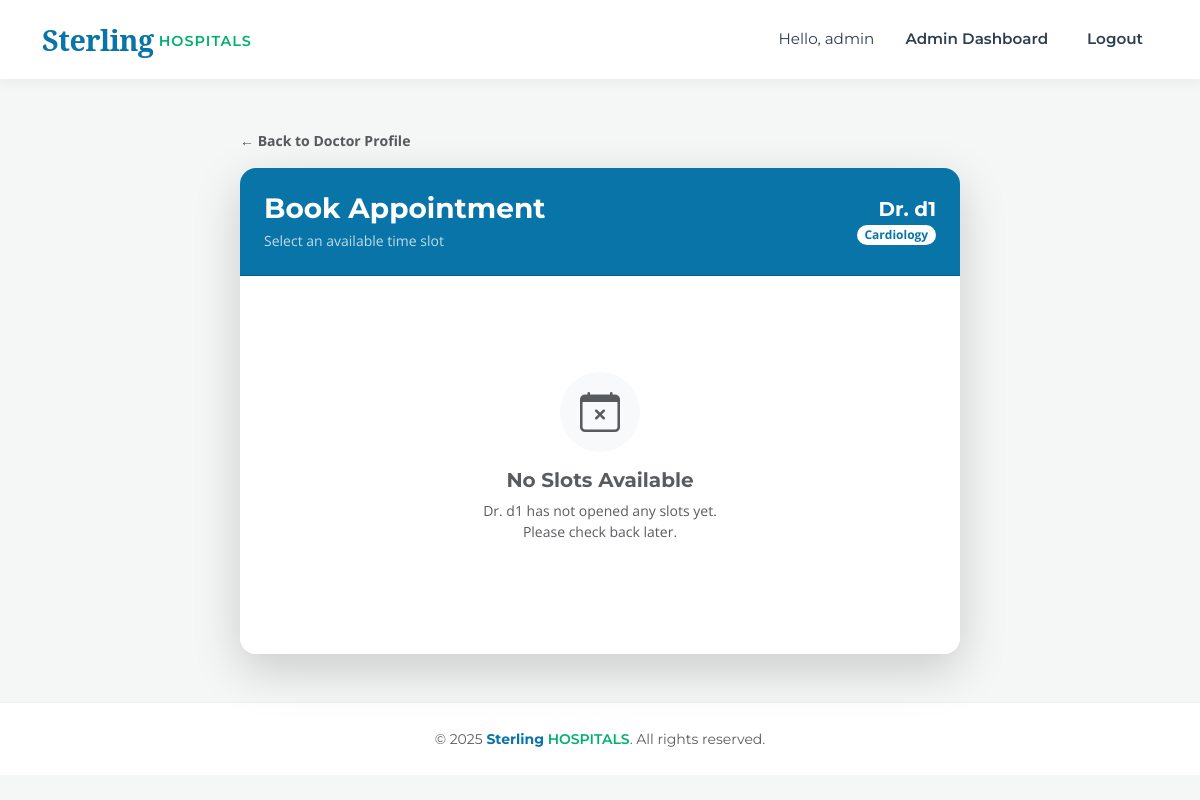
/book_appointment/2 (signed in), run on an earlier commit of the app's database.
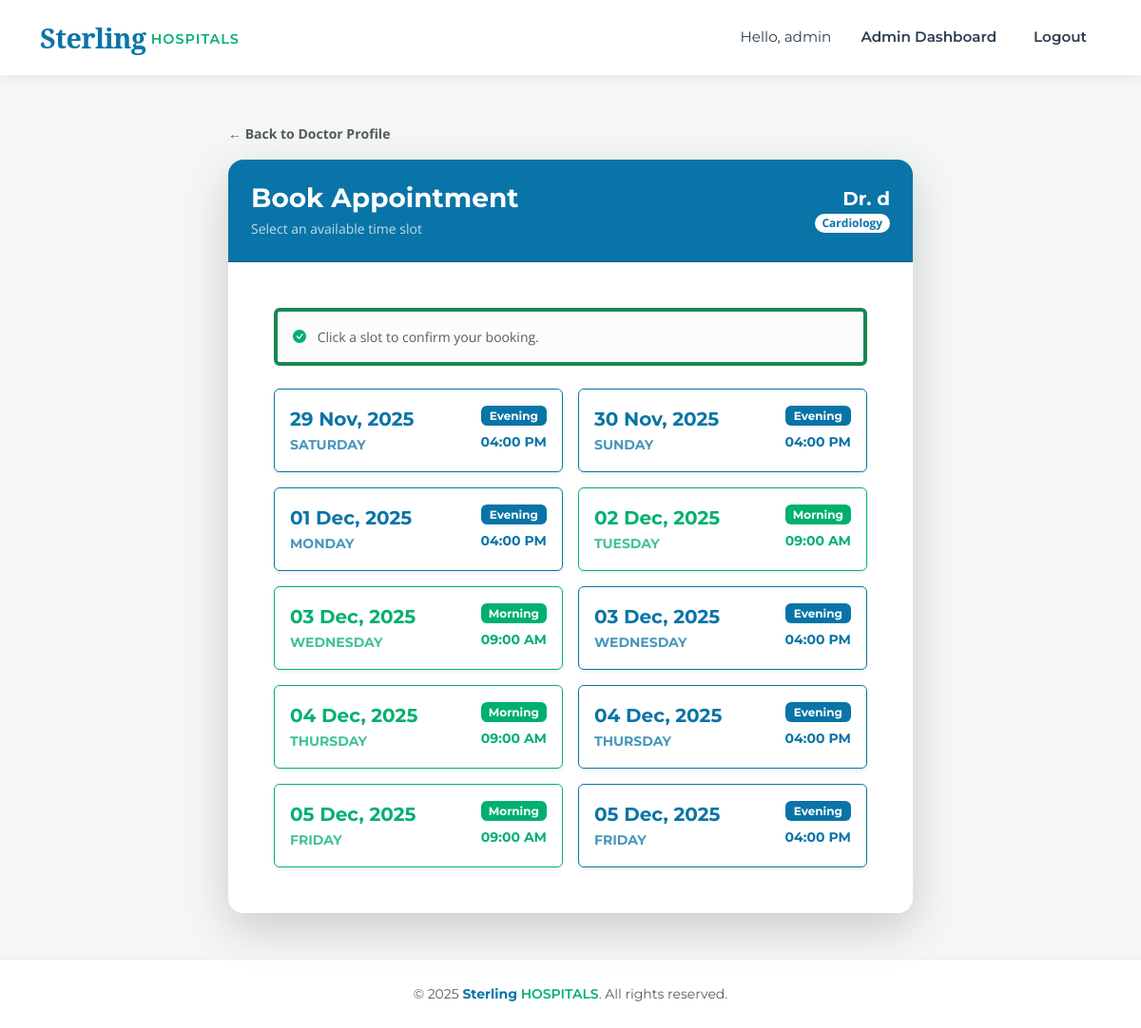
And on a later commit of the database.
### models.py (models this page shows)
class User(db.Model, UserMixin):
    __tablename__ = 'users'
    id = db.Column(db.Integer, primary_key=True)
    username = db.Column(db.String(100), unique=True, nullable=False)
    email = db.Column(db.String(120), unique=True, nullable=False)
    password = db.Column(db.String(200), nullable=False)
    role = db.Column(db.String(20), nullable=False)  # admin, doctor, patient
    phone_number = db.Column(db.String(15), nullable=True)
    is_active_user = db.Column(db.Boolean, default=True)
    department_id = db.Column(db.Integer, db.ForeignKey('departments.id'), nullable=True)
    doctor_appointments = db.relationship('Appointment', foreign_keys='Appointment.doctor_id', backref='doctor_ref', lazy=True)
    patient_appointments = db.relationship('Appointment', foreign_keys='Appointment.patient_id', backref='patient_ref', lazy=True)

class DoctorAvailability(db.Model):
    __tablename__ = 'doctor_availability'
    id = db.Column(db.Integer, primary_key=True)
    doctor_id = db.Column(db.Integer, db.ForeignKey('users.id'), nullable=False)
    available_date = db.Column(db.Date, nullable=False)
    slot_type = db.Column(db.String(20), nullable=False) # 'Morning' or 'Evening'

### app.py (the view, shortened to what this page needs)
@app.route('/book_appointment/<int:doctor_id>', methods=['GET', 'POST'])
@login_required
def book_appointment(doctor_id):
    doctor = db.session.get(User, doctor_id)
    availabilities = DoctorAvailability.query.filter(
        DoctorAvailability.doctor_id == doctor_id,
        DoctorAvailability.available_date >= datetime.today().date()
    ).order_by(DoctorAvailability.available_date).all()
    return render_template('book_appointment.html', doctor=doctor, availabilities=availabilities)

### app.py (called while the page is built)
@login_manager.user_loader
def load_user(user_id):
    return db.session.get(User, int(user_id))

### templates/book_appointment.html (shortened to what the changed rows need)
{% extends "base.html" %}
{% block content %}
<div class="container mt-5">
    <div class="row justify-content-center">
        <div class="col-lg-8">
            <div class="card shadow-lg border-0 rounded-4 overflow-hidden">
                <div class="card-header bg-primary text-white p-4">
                    <div class="d-flex justify-content-between align-items-center">
                        <div class="text-end">
                            <h5 class="fw-bold mb-0">Dr. {{ doctor.username }}</h5>
                            <span class="badge bg-white text-primary rounded-pill small">{{ doctor.department.name }}</span>
                        </div>
                    </div>
                </div>
                <div class="card-body p-5 bg-white">
                    {% if availabilities %}
                        <div class="alert alert-light border-start border-4 border-success mb-4 text-muted small">
                            <i class="bi bi-check-circle-fill text-success me-2"></i>
                            Click a slot to confirm your booking.
                        </div>
                        <div class="row g-3">
                            {% for slot in availabilities %}
                            <div class="col-md-6">
                                <form method="POST" action="{{ url_for('book_appointment', doctor_id=doctor.id) }}">
                                    {% set is_morning = (slot.slot_type == 'Morning') %}
                                    <button type="submit"
                                            class="btn w-100 p-3 text-start d-flex justify-content-between align-items-center shadow-sm card-hover {{ 'btn-outline-success' if is_morning else 'btn-outline-evening' }}"
                                            onclick="return confirm('Confirm Booking Details:\n\nDoctor: Dr. {{ doctor.username }}\nDate: {{ slot.available_date }}\nSlot: {{ slot.slot_type }}\n\nClick OK to book this appointment.')">
                                        <div>
                                            <div class="fw-bold fs-5">{{ slot.available_date.strftime('%d %b, %Y') }}</div>
                                            <small class="text-uppercase fw-bold opacity-75">{{ slot.available_date.strftime('%A') }}</small>
                                        </div>
                                        <div class="text-end">
                                            <span class="badge {{ 'bg-success' if is_morning else 'bg-evening' }} mb-1 d-block">{{ slot.slot_type }}</span>
                                            <small class="fw-bold {{ 'text-success' if is_morning else 'text-evening' }}">
                                                {% if is_morning %} 09:00 AM {% else %} 04:00 PM {% endif %}
                                            </small>
                                        </div>
                                    </button>
                                </form>
                            </div>
                            {% endfor %}
                        </div>
                    {% else %}
                        <div class="text-center py-5">
                            <div class="bg-light rounded-circle mx-auto mb-3 d-flex align-items-center justify-content-center" style="width: 80px; height: 80px;">
                                <i class="bi bi-calendar-x text-muted fs-1"></i>
                            </div>
                            <h5 class="fw-bold text-muted">No Slots Available</h5>
                            <p class="text-muted small">Dr. {{ doctor.username }} has not opened any slots yet.<br>Please check back later.</p>
                        </div>
                    {% endif %}
                </div>
            </div>
        </div>
    </div>
</div>
{% endblock %}

What changed in the data, as far as the page shows it:
changed User (number 2 of 2 on the later page): username "d1" → "d"; username "d1" → (not shown)
added DoctorAvailability: available_date "29 Nov, 2025", available_date "SATURDAY", slot_type "Evening", shows "04:00 PM"
added DoctorAvailability: available_date "30 Nov, 2025", available_date "SUNDAY", slot_type "Evening", shows "04:00 PM"
added DoctorAvailability: available_date "01 Dec, 2025", available_date "MONDAY", slot_type "Evening", shows "04:00 PM"
added DoctorAvailability: available_date "02 Dec, 2025", available_date "TUESDAY", slot_type "Morning", shows "09:00 AM"
added DoctorAvailability: available_date "03 Dec, 2025", available_date "WEDNESDAY", slot_type "Morning", shows "09:00 AM"
added DoctorAvailability: available_date "03 Dec, 2025", available_date "WEDNESDAY", slot_type "Evening", shows "04:00 PM"
added DoctorAvailability: available_date "04 Dec, 2025", available_date "THURSDAY", slot_type "Morning", shows "09:00 AM"
added DoctorAvailability: available_date "04 Dec, 2025", available_date "THURSDAY", slot_type "Evening", shows "04:00 PM"
added DoctorAvailability: available_date "05 Dec, 2025", available_date "FRIDAY", slot_type "Morning", shows "09:00 AM"
added DoctorAvailability: available_date "05 Dec, 2025", available_date "FRIDAY", slot_type "Evening", shows "04:00 PM"
Also different on the page:
text no longer shown: "No Slots Available Dr. has not opened any slots yet. Please check back later."
text now shown: "Click a slot to confirm your booking."
